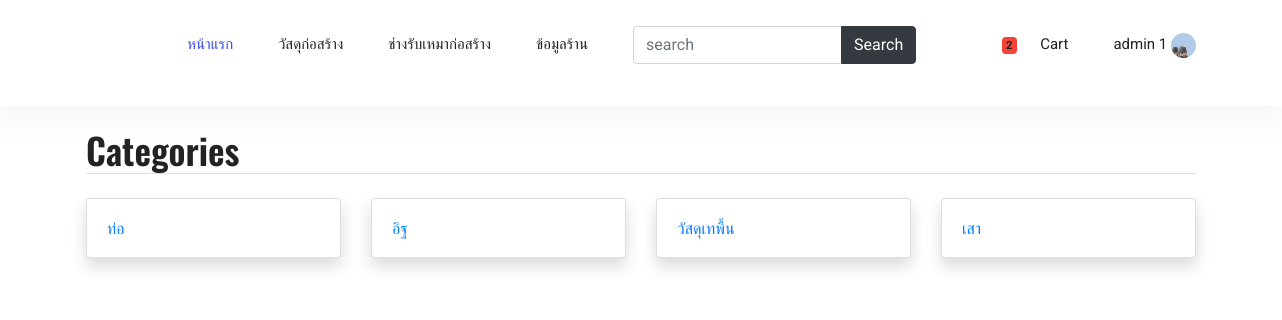
/product_type (signed in), run on the app's committed database.
### api/models.py (models this page shows, shortened)
class Users(AbstractUser):
    first_name = models.CharField(max_length=100,default=' ',verbose_name = 'ชื่อ')
    last_name = models.CharField(max_length=100,default=' ',verbose_name = 'นามสกุล')
    email = models.CharField(max_length=50,default=' ',verbose_name = 'อีเมล')
    phone = models.CharField(max_length=100,default=' ',verbose_name = 'เบอร์โทรศัพท์')
    avatar = models.ImageField(upload_to='images/users/', default='images/users/no-img.png' ,verbose_name = 'รูปโปรไฟล์')
    password = models.CharField(max_length=500,default=' ')

class Order(models.Model):
    user = models.ForeignKey(Users, on_delete=models.CASCADE, null=True)
    money_status = models.ForeignKey(Money_Status,on_delete=models.CASCADE,default=1,null=True,verbose_name = 'สถานะการชำระเงิน') #สถานะการชำระเงิน
    delivery_options = models.ForeignKey(Delivery_Options,verbose_name = 'ตัวเลือกการจัดส่ง',on_delete=models.SET_NULL, blank=True, null=True)
    PAYMENT_CHOICES = (
    ('โอนผ่านบัญชีธนาคาร', 'โอนผ่านบัญชีธนาคาร'),
    ('เงินสด', 'เงินสด')
)
    payment_option = models.CharField(max_length=100,choices=PAYMENT_CHOICES)
    address = models.CharField(max_length=191)
    ordered_date = models.DateTimeField(auto_now_add=True)
    products = models.ManyToManyField(OrderItem)
    ordered = models.BooleanField(default=False,null=True)

class Product_Type (models.Model):
    product_type = models.CharField(max_length=100,default=' ',verbose_name = 'หมวดหมู่สินค้า')
    class Meta:
        verbose_name = 'หมวดหมู่สินค้า'

### api/views.py (the view)
# urls.py: path('product_type',views.product_type,name='product_type'),
def product_type(request):
    product_type=Product_Type.objects.all().order_by('id')
    return render(request,'api/product_type.html',{
        'product_type':product_type,
        })

### api/cart_template_tags.py (called while the page is built)
@register.filter
def cart_item_count(user):
    if user.is_authenticated:
        qs = Order.objects.filter(user=user, ordered=False)
        if qs.exists():
            return qs[0].products.count()
        return 0

### api/templates/api/product_type.html
{% extends 'api/base2.html' %}
{% load static %}
{% block content %}
<main class="container my-4">
	<h3 class="my-4 border-bottom pb-1">Categories</h3>
	<div class="row">
		{% if product_type %}
			{% for cat in product_type %}
			<div class="col-md-3 mb-4">
				<div class="card shadow">
				<div class="card-body">
					<h6 class="card-text"><a href="/productTypeUser/{{cat.id}}">{{cat.product_type}}</a></h6>
				</div>
				</div>
			</div>
			{% endfor %}
		{% endif %}
	</div>
</main>
{% endblock %}

### api/templates/api/menubar.html (shortened to what this page needs)
{% load cart_template_tags %}
<header class="header_area">
  <div class="main_menu">
    <nav class="navbar navbar-expand-lg navbar-light">
      <div class="container">
        <div class="collapse navbar-collapse offset" id="navbarSupportedContent">
          <ul class="nav navbar-nav menu_nav ml-auto mr-auto">
    <li class="nav-item active"><a class="nav-link" href="/index">หน้าแรก</a></li>
    <li class="nav-item submenu dropdown">
      <a href="/showProductAll" class="nav-link dropdown-toggle" data-toggle="dropdown" role="button" aria-haspopup="true"
        aria-expanded="false">วัสดุก่อสร้าง</a>
        {% load cart %}
</li>
  <li class="nav-item"><a class="nav-link" href="/mechanicUser">ช่างรับเหมาก่อสร้าง</a></li>
    <li class="nav-item "><a class="nav-link" href="/storeUser">ข้อมูลร้าน</a></li>
    <form class="form-inline my-2 my-lg-0" action="/search">
      <div class="input-group">
      <input name="q" type="text" class="form-control" placeholder="search" />
      <div class="input-group-append">
        <button class="btn btn-dark" type="submit" id="button-addon2">Search</button>
      </div>
    </div>
    </form>
  </ul>
<ul class="nav navbar-nav menu_nav ">
    {% if user.is_authenticated %}
    <li class="nav-item">
      <a href="{% url 'order-summary' %}" class="nav-link waves-effect">
        <span class="badge red z-depth-1 mr-1"> {{ user | cart_item_count }}  </span>
        <i class="fas fa-shopping-cart"></i>
        <span class="clearfix d-none d-sm-inline-block"> Cart </span>
      </a>
    </li>
    <li class="nav-item submenu dropdown">
      <a href="#" class="nav-link dropdown-toggle" data-toggle="dropdown" role="button" aria-haspopup="true"
      aria-expanded="false">
      {{user.first_name}}  {{user.last_name}}
      <img class="img-profile rounded-circle"
      src="{{user.avatar.url}} " style="height: 25px;" width="25px">
  </a>
     </li>
 {% endif %}
  </ul>
</div>
</div>
</nav>
</div>
<div class="mt-2 pt-2">
</div>
</header>

### api/static/api/fend/css/style.css (style rules this page uses)
body { color:#777;font-family:"Roboto",sans-serif;font-size:15px;font-weight:400;line-height:1.667 }
ul { list-style-type:none;margin:0;padding:0 }
button { cursor:pointer }
h1,h2,h3,h4,h5,h6 { font-family:"Oswald",sans-serif;color:#222;line-height:1.1 }
h3,.h3 { font-size:26px;font-weight:600 }
@media (min-width: 600px) { h3,.h3 { font-size:36px } }
a { display:inline-block }
.header_area { position:relative;width:100%;z-index:9999;transition:background 0.4s, all 0.3s linear;box-shadow:0px 10px 27px 3px rgba(221,221,221,0.3) }
.header_area .navbar { background:transparent;padding:0px;border:0px;border-radius:0px }
.header_area .navbar .nav .nav-item { margin-right:45px }
.header_area .navbar .nav .nav-item .nav-link { text-transform:none;color:#222;display:inline-block }
@media (min-width: 991px) { .header_area .navbar .nav .nav-item .nav-link { padding:32px 0px } }
.header_area .navbar .nav .nav-item .nav-link:after { display:none }
.header_area .navbar .nav .nav-item:hover .nav-link,.header_area .navbar .nav .nav-item.active .nav-link { color:#384aeb }
.header_area .navbar .nav .nav-item.submenu { position:relative }
.header_area .navbar .nav .nav-item:last-child { margin-right:0px }

### api/templates/api/base2.html (style rules this page uses)
form { margin-bottom: 0; }
.red { background-color: #f44336!important; }

### data on the page
Users: id "2", first_name "admin", last_name "1", avatar (picture)
Product_Type: product_type "ท่อ"
Product_Type: product_type "อิฐ"
Product_Type: product_type "วัสดุเทพื้น"
Product_Type: product_type "เสา"
